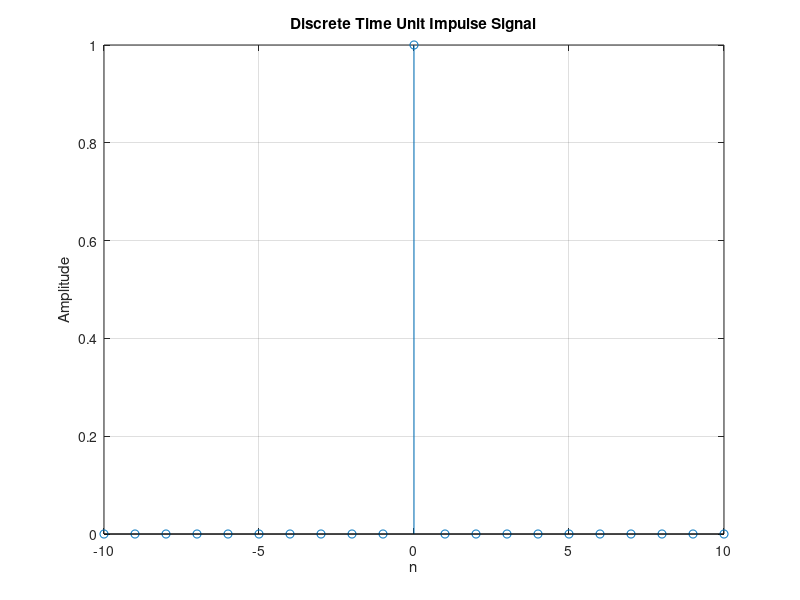
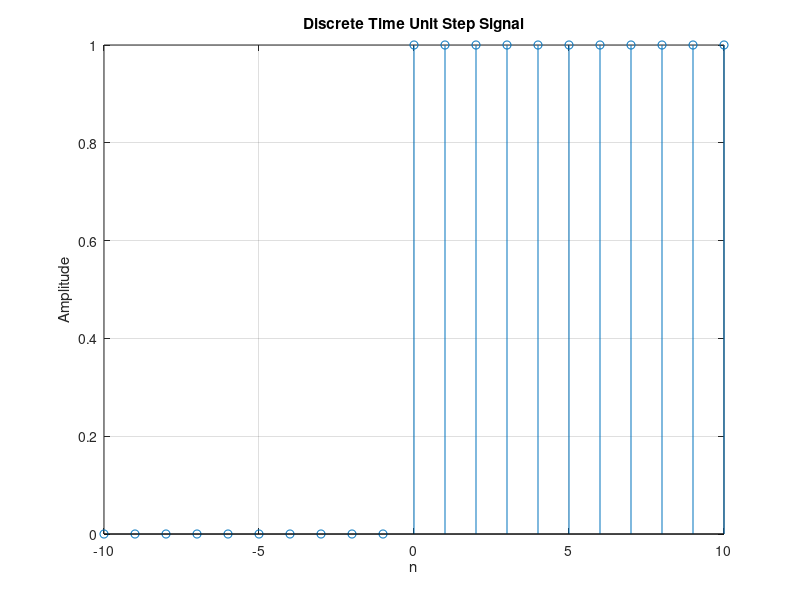
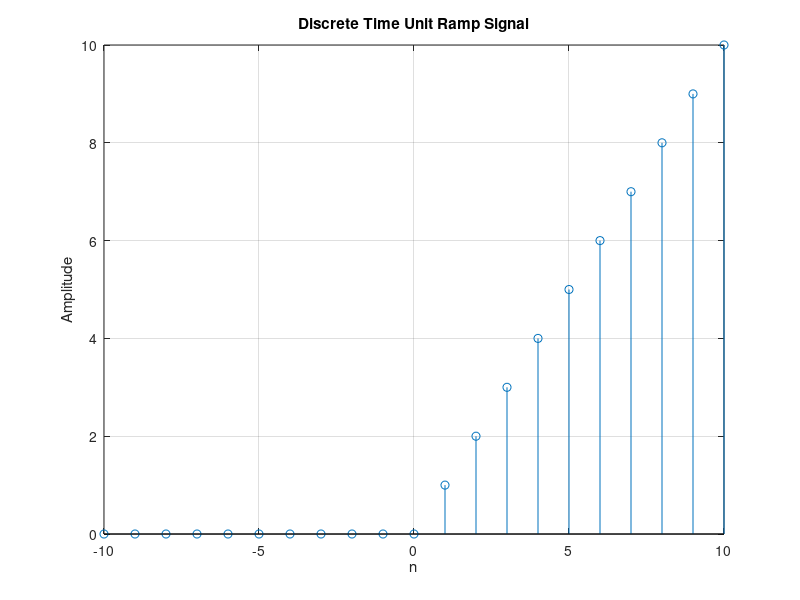
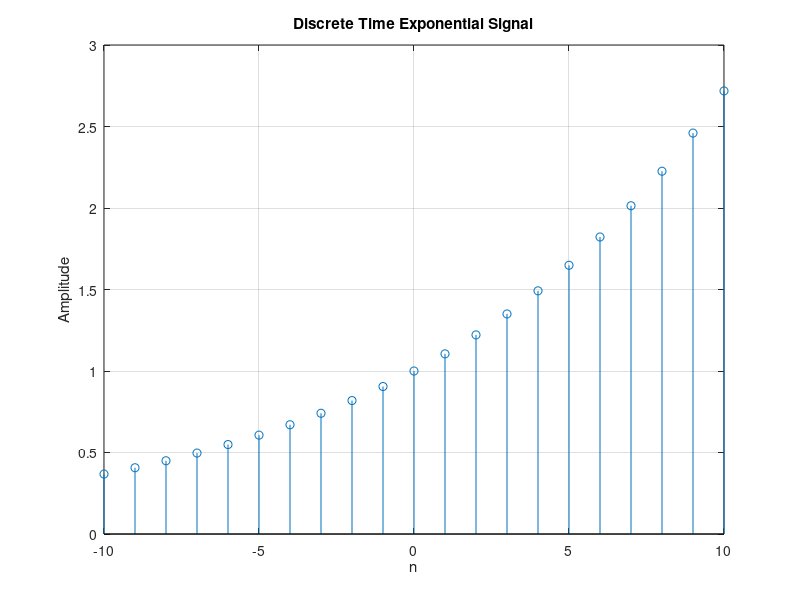

Source code (MATLAB) for these figures, in order:
n = -10:10; % Define the range of n
impulse = (n == 0); % Create the unit impulse signal
stem(n, impulse); % Plot the discrete time unit impulse signal
xlabel('n');
ylabel('Amplitude');
title('Discrete Time Unit Impulse Signal');
grid on;

unit_step = (n >= 0); % Create the unit step signal
figure; % Create a new figure for the unit step signal
stem(n, unit_step); % Plot the discrete time unit step signal
xlabel('n');
ylabel('Amplitude');
title('Discrete Time Unit Step Signal');
grid on;

unit_ramp = n .* (n >= 0); % Create the unit ramp signal
figure; % Create a new figure for the unit ramp signal
stem(n, unit_ramp); % Plot the discrete time unit ramp signal
xlabel('n');
ylabel('Amplitude');
title('Discrete Time Unit Ramp Signal');
grid on;

% Create the discrete time exponential signal
exponential_signal = exp(0.1 * n); % Define the exponential signal
figure; % Create a new figure for the exponential signal
stem(n, exponential_signal); % Plot the discrete time exponential signal
xlabel('n');
ylabel('Amplitude');
title('Discrete Time Exponential Signal');
grid on;

% Create the discrete time signum function
signum_function = sign(n); % Define the signum function
figure; % Create a new figure for the signum function
stem(n, signum_function); % Plot the discrete time signum function
xlabel('n');
ylabel('Amplitude');
title('Discrete Time Signum Function');
grid on;

% Create the discrete time sinc function
sinc_function = sin(pi * n) ./ (pi * n); % Define the sinc function
sinc_function(n == 0) = 1; % Handle the indeterminate form at n = 0
figure; % Create a new figure for the sinc function
stem(n, sinc_function); % Plot the discrete time sinc function
xlabel('n');
ylabel('Amplitude');
title('Discrete Time Sinc Function');
grid on;